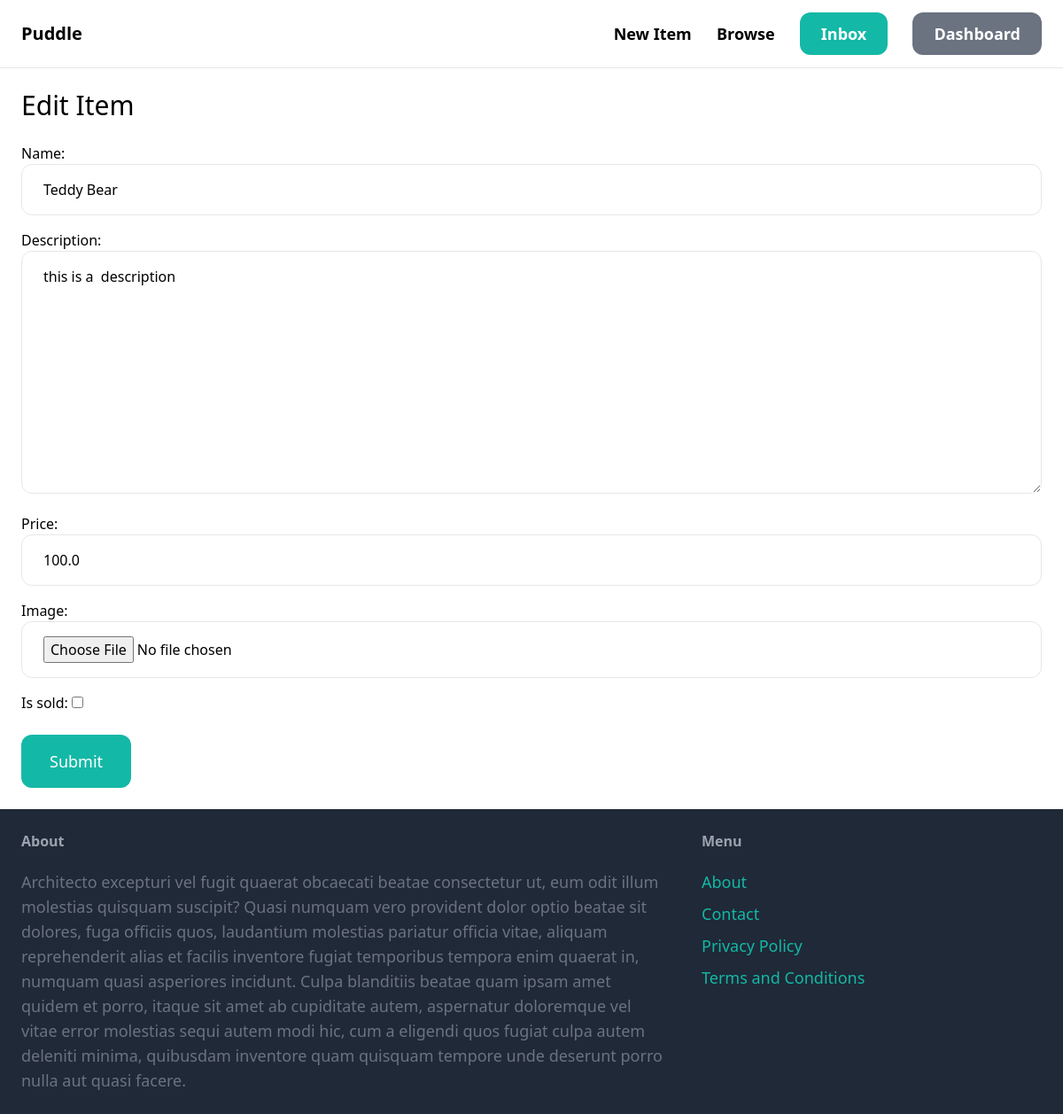
The page /items/1/edit/ (signed in) on the database its author committed.
### item/models.py (models this page shows, shortened)
class Item(models.Model):
    category = models.ForeignKey(Category, related_name='items', on_delete=models.CASCADE)
    name = models.CharField(max_length=255)
    description = models.TextField(blank=True, null=True)
    price = models.FloatField()
    image = models.ImageField(upload_to='item_images', blank=True, null=True)
    is_sold = models.BooleanField(default=False)
    created_by = models.ForeignKey(User, related_name='items', on_delete=models.CASCADE)
    created_at = models.DateTimeField(auto_now_add=True)

### item/views.py (the view)
# urls.py: path('<int:pk>/edit/', views.edit, name='edit'),
@login_required
def edit(request, pk):
    item = get_object_or_404(Item, pk=pk, created_by=request.user)
    if request.method == 'POST':
        form = EditItemForm(request.POST, request.FILES, instance=item)
        if form.is_valid():
            form.save()
            return redirect('item:detail', pk=item.id)
    else:
        form = EditItemForm(instance=item)
    return render(request, 'item/form.html', {
        'form': form,
        'title': 'Edit Item',
    })

### item/forms.py
class EditItemForm(forms.ModelForm):
    class Meta:
        model = Item
        fields = ('name', 'description', 'price', 'image', 'is_sold')
        widgets = {
            'name': forms.TextInput(attrs={
                'class': INPUT_CLASSES,
            }),
            'description': forms.Textarea(attrs={
                'class': INPUT_CLASSES,
            }),
            'price': forms.TextInput(attrs={
                'class': INPUT_CLASSES,
            }),
            'image': forms.FileInput(attrs={
                'class': INPUT_CLASSES,
            }),
        }

### item/templates/item/form.html (shortened to what this page needs)
{% extends "core/base.html" %}
{% block content %}
    <h1 class="mb-6 text-3xl">{{ title }}</h1>
    <form method="post" action="." enctype="multipart/form-data">
            <div class="space-y-4">
                {{ form.as_p }}
            </div>
        <button class="mt-6 py-4 px-8 text-lg bg-teal-500 hover:bg-teal-teal-700 rounded-xl text-white">Submit</button>
    </form>
{% endblock content %}

### rows shown on the page
Item: name "Teddy Bear", description "this is a description", price "100.0"

### other values the page prints
{{ title }} "Edit Item"
